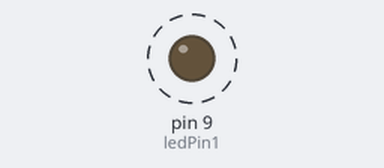
The sketch below on a simulated Arduino Uno, built with avr-gcc and run on an emulated ATmega328P. On the bench: output pins drawn as LEDs (lit = HIGH). Dashed ring = blinking.

Above: at 0.05 s.
Timing chart, 0 to 3.0 s (numbered marks = the images above):
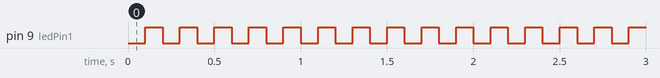

Measured:
- by itself, pin 9 (ledPin1): alternates HIGH for 0.10 s and LOW for 0.10 s

The sketch:

BlinkLED_withTimer.ino
```cpp
/*
 * Creation & Computation - Digital Futures, OCAD University
 * Kate Hartman / Nick Puckett
 *
 * Blink the internal LED without using a simple timer instead of delay
 *
 *
 *
 */


int ledPin1 = 9;           //the pin the LED is attached to pin 13 attaches to an internal LED
int blinkRate = 100;        //the time between blinks in milliseconds
boolean ledState1 = false;


long lastTimeYouBlinked;  //this stores the time of the last change


void setup() {
  pinMode(ledPin1, OUTPUT);                  //Set the pin to output mode
}

void loop() {
  // put your main code here, to run repeatedly:

if(millis()-lastTimeYouBlinked>=blinkRate) //this very simple statement is the timer,
{                                          //it subtracts the value of the moment in time the last blink happened, and sees if that number is larger than your set blinking value
  if(ledState1==false)                     //This statement is used to see if it should be turning the LED on or off by looking at its current state
    {
     digitalWrite(ledPin1,HIGH);          //This statement addresses the LED itself and turns it on. because it was previously off
     ledState1=true;                      //It then flips then changes its current value to true
    }
  else                                    //Since there are only 2 options, we can use an else
  {
    digitalWrite(ledPin1, LOW);           //this event happens when the LED is on so we write the pin to be LOW , which means off
    ledState1=false;                      //save that value
  }

lastTimeYouBlinked = millis();            //save the value in time that this switch occured, so we can use it again.

}


}
```
